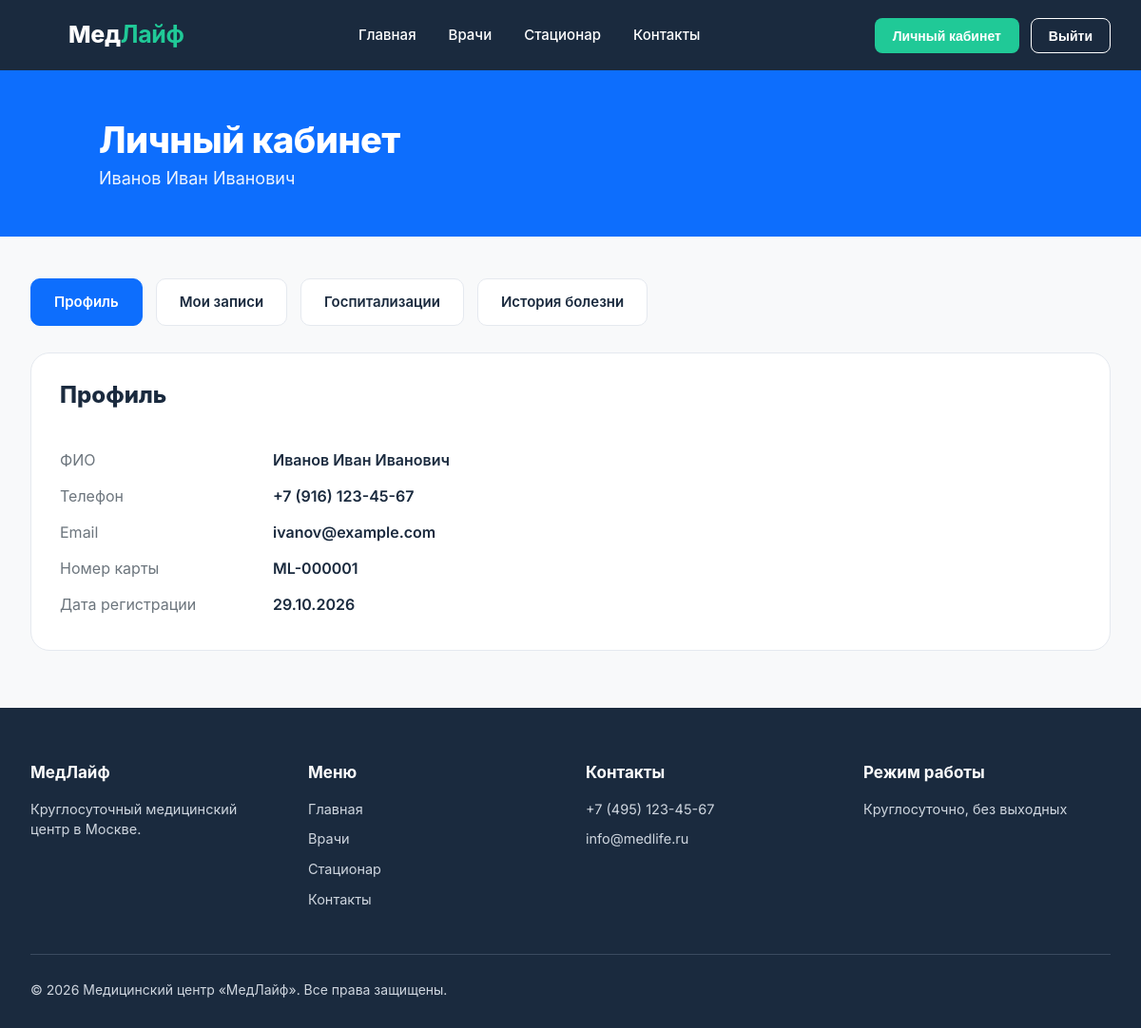
Screenshot of /cabinet.php?tab=profile (signed in) with the database file from the repository.
### tables this page shows
CREATE TABLE `patients` (
  `id`            INT UNSIGNED NOT NULL AUTO_INCREMENT,
  `card_number`   VARCHAR(20)  NOT NULL COMMENT 'номер карты, псевдоним пациента',
  `user_id`       INT UNSIGNED DEFAULT NULL,
  `full_name_enc` VARCHAR(512) NOT NULL,
  `phone_enc`     VARCHAR(512) NOT NULL,
  `created_at`    TIMESTAMP NOT NULL DEFAULT CURRENT_TIMESTAMP,
  PRIMARY KEY (`id`),
  UNIQUE KEY `uq_patients_card` (`card_number`),
  UNIQUE KEY `uq_patients_user` (`user_id`),
  CONSTRAINT `fk_patients_user` FOREIGN KEY (`user_id`) REFERENCES `users` (`id`) ON DELETE SET NULL
);

CREATE TABLE `users` (
  `id`         INT UNSIGNED NOT NULL AUTO_INCREMENT,
  `email`      VARCHAR(150) NOT NULL,
  `password`   VARCHAR(255) NOT NULL COMMENT 'хеш password_hash()',
  `role`       ENUM('user','admin') NOT NULL DEFAULT 'user',
  `created_at` TIMESTAMP NOT NULL DEFAULT CURRENT_TIMESTAMP,
  PRIMARY KEY (`id`),
  UNIQUE KEY `uq_users_email` (`email`)
);

### includes/crypto.php (called while the page is built, shortened)
<?php
function decrypt_field($stored) {
    $raw = base64_decode($stored, true);
    $plain = openssl_decrypt(substr($raw, 16), 'aes-256-cbc', DATA_KEY, OPENSSL_RAW_DATA, substr($raw, 0, 16));
    return $plain === false ? '' : $plain;
}

### cabinet.php (the view, shortened to what this page needs)
<?php
$u = current_user();
$p = current_patient();
$name = patient_name($p);
$tab = $_GET['tab'] ?? 'appointments';
include 'includes/header.php';
?>
<main>
<section class="banner"><div class="container"><div class="who">
  <?= icon('user') ?>
  <div><h1>Личный кабинет</h1><p><?= h($name) ?></p></div>
</div></div></section>
<div class="container">
  <div class="tabs">
    <a class="tab <?= $tab=='profile'?'active':'' ?>" href="?tab=profile">Профиль</a>
    <a class="tab <?= $tab=='appointments'?'active':'' ?>" href="?tab=appointments">Мои записи</a>
    <a class="tab <?= $tab=='hospitalizations'?'active':'' ?>" href="?tab=hospitalizations">Госпитализации</a>
    <a class="tab <?= $tab=='history'?'active':'' ?>" href="?tab=history">История болезни</a>
  </div>
<?php if ($tab == 'profile'): ?>
  <div class="panel"><div class="panel-h"><h2>Профиль</h2></div><div class="panel-b">
    <dl class="profile">
      <dt>ФИО</dt><dd><?= h($name) ?></dd>
      <dt>Телефон</dt><dd><?= h(decrypt_field($p['phone_enc'])) ?></dd>
      <dt>Email</dt><dd><?= h($u['email']) ?></dd>
      <dt>Номер карты</dt><dd><?= h($p['card_number']) ?></dd>
      <dt>Дата регистрации</dt><dd><?= fdate($p['created_at']) ?></dd>
    </dl>
  </div></div>
<?php endif; ?>
</div>
</main>
<?php include 'includes/footer.php'; ?>

### assets/css/style.css (style rules this page uses)
:root { --blue:#0d6efd;--blue-d:#0b5ed7;--green:#20c997;--navy:#1a2a3e;--text:#1a2a3e;--muted:#6c757d;--bg:#f8f9fa;--line:#e5e9ef;--white:#fff;--r:16px }
* { box-sizing:border-box;margin:0;padding:0 }
html { scroll-behavior:smooth }
body { font-family:'Inter',-apple-system,'Segoe UI',Roboto,Arial,sans-serif;color:var(--text);background:var(--bg);line-height:1.5;font-size:16px;min-height:100vh;display:flex;flex-direction:column }
main { flex:1 }
a { color:inherit;text-decoration:none }
.container { max-width:1280px;margin:0 auto;padding:0 32px }
.banner { background:var(--blue);color:#fff;padding:52px 0 48px }
.banner h1 { font-size:44px;font-weight:800;letter-spacing:-.5px;line-height:1.15 }
.banner p { font-size:18px;opacity:.92;margin-top:12px;max-width:900px }
.banner .who { display:flex;align-items:center;gap:20px }
.banner .who h1 { font-size:38px }
.banner .who p { margin-top:4px }
.tabs { display:flex;gap:14px;flex-wrap:wrap;margin:44px 0 28px }
.tab { background:#fff;border:1px solid var(--line);border-radius:10px;padding:13px 24px;font-weight:600;font-size:15px }
.tab.active { background:var(--blue);border-color:var(--blue);color:#fff }
.panel { background:#fff;border:1px solid var(--line);border-radius:20px;overflow:hidden;margin-bottom:60px }
.panel-h { display:flex;justify-content:space-between;align-items:center;padding:26px 30px;gap:12px;flex-wrap:wrap }
.panel-h h2 { font-size:24px;font-weight:800 }
.panel-b { padding:6px 30px 26px }
.profile { display:grid;grid-template-columns:200px 1fr;gap:14px 24px;padding:6px 0 10px }
.profile dt { color:var(--muted) }
.profile dd { font-weight:600 }

### rows the page displays
patients: full_name_enc "Иванов Иван Иванович", phone_enc "+7 (916) 123-45-67", card_number "ML-000001", created_at "29.10.2026"
users: email "ivanov@example.com"
